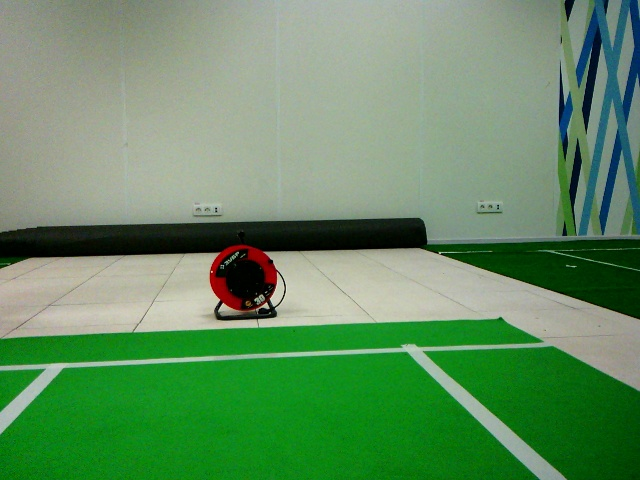
#> input picture sprint_baseline/IMAGE0.jpg, 640 x 480 px; its folder holds only this picture in this run
$ python -i line_detection.py   (imports and definitions only)   (older library calls are emulated)
#> lines starting #> are read from the running program, lines starting #| are printed output that depends on the picture; after the words box and inside, x2 and y2 are one past the last pixel; in counts of white or black regions, pixels touching at a corner belong together
# -*- coding: utf-8 -*-
"""
Created on Fri Feb 22 18:36:21 2019

@author: user
"""
import numpy as np
import cv2
#RG chromaticity
from sprint_baseline import Line,X_DIM,Y_DIM
def turn_to_RG (img):
    (h, w, d) = img.shape

    norm = img.sum(2).astype(float)
    norm [norm == 0] = 5
    turned = ((img.sum(2)/norm.sum(2))*255).astype('uint8')
    return turned

def obtain_color_ratio_mask (img, components, th, bl, use_rg = False):
    sh = img [:, :, 0].shape
    rg = img
    if (use_rg == True):
        rg = turn_to_RG (img)
    smoothed = cv2.blur (rg, (bl, bl))
    needed = img.copy ()
    needed [:, :, 0] = np.full (sh, components [0])
    needed [:, :, 1] = np.full (sh, components [1])
    needed [:, :, 2] = np.full (sh, components [2])
    diff = cv2.absdiff (smoothed, needed)
    dif = diff.sum(0)
    ret, res_mask = cv2.threshold (dif, th, 255, cv2.THRESH_BINARY_INV)
    res_mask = cv2.morphologyEx (res_mask, cv2.MORPH_ERODE, np.ones ((int (bl), int (bl)), np.uint8))
    res_mask = cv2.morphologyEx (res_mask, cv2.MORPH_CLOSE, np.ones ((int (bl), int (bl)), np.uint8))
    res = cv2.bitwise_and (img, img, mask = res_mask)
    return res, res_mask
    #return diff

def erase_little_parts (mask, area_th, hei_th, wid_th):
    result = np.array (mask)
    output = cv2.connectedComponentsWithStats (mask, 8, cv2.CV_32S)
    labels       = output      [1]
    stats        = output      [2]
    sz           = stats.shape [0]
    for label_num in range (0, sz - 1):
        if (stats [label_num, cv2.CC_STAT_AREA]   < area_th or
            stats [label_num, cv2.CC_STAT_WIDTH]  < wid_th  or
            stats [label_num, cv2.CC_STAT_HEIGHT] < hei_th):
            result [labels == label_num] = 0
    return result

def getLines (img):

    field, f_mask = obtain_color_ratio_mask (img, (60, 180, 10), 170, 61, use_rg = True)
    field2, f2_mask = obtain_color_ratio_mask (img, (60, 180, 10), 170, 5, use_rg = True)
    f2_mask_inv = cv2.bitwise_not (f2_mask)
    field_cut = cv2.bitwise_and (field, field, mask = f2_mask_inv)
    field_cut_resized = cv2.resize (field_cut, (X_DIM,Y_DIM))
    gray = cv2.cvtColor(field_cut_resized,cv2.COLOR_BGR2GRAY)#I use only field_cut_resized
    kernel_size = 5
    blur_gray = cv2.GaussianBlur(gray,(kernel_size, kernel_size),0)
    low_threshold = 50
    high_threshold = 150
    edges = cv2.Canny (blur_gray, low_threshold, high_threshold)
    rho = 1  # distance resolution in pixels of the Hough grid
    theta = np.pi / 180  # angular resolution in radians of the Hough grid
    threshold = 45  # minimum number of votes (intersections in Hough grid cell)
    min_line_length = 100  # minimum number of pixels making up a line
    max_line_gap = 60  # maximum gap in pixels between connectable line segments
    # Run Hough on edge detected image
    # Output "lines" is an array containing endpoints of detected line segments
    lines = cv2.HoughLinesP(edges, rho, theta, threshold, np.array([]),
                        min_line_length, max_line_gap)
    answer=[]
    for line in lines:
        x1,y1,x2,y2=line
        k=(y2-y1)/(x2-x1)
        b=(y1*x2-x1*y2)/(x2-x1)
        x_min=min(x1,x2)
        x_max=max(x1,x2)
        answer.append(Line(k,b,x_min,x_max))
    return answer

>>> import cv2
>>> picture = cv2.imread('IMAGE0.jpg')
#> picture is the input picture: shape (480, 640, 3); mean B, G, R 98.7, 141.9, 99.5
>>> result = getLines(picture)
#> in turn_to_RG, `norm = img.sum(2).astype(float)`:
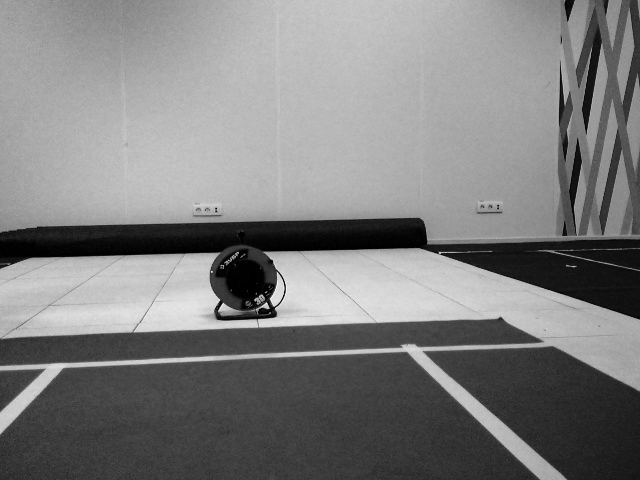
#> norm: shape (480, 640) float64; min 0, max 682, mean 340.2; drawn with min black and max white
#> in turn_to_RG, `norm [norm == 0] = 5`: norm: shape (480, 640) float64; 0.01% of pixels changed, all inside (x1, y1, x2, y2) = (16, 245, 414, 297)
#> (the run stopped early here; a loop or call above may not have finished)

$ run again, on sprint_baseline/IMAGE3.jpg
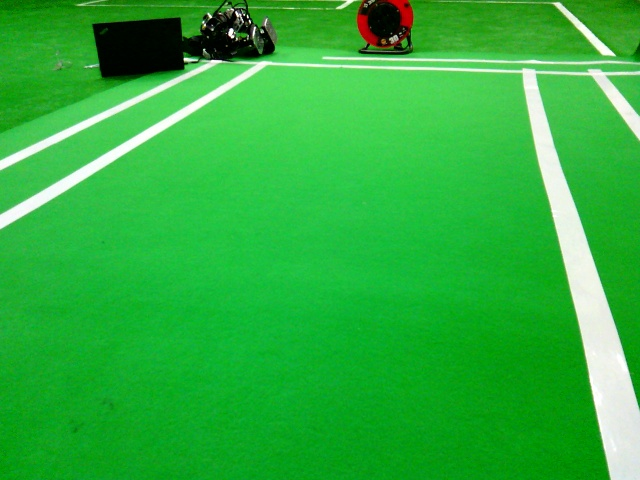
#> input picture sprint_baseline/IMAGE3.jpg, 640 x 480 px
#> picture is the input picture: shape (480, 640, 3); mean B, G, R 59.4, 176.8, 44.4
#> in turn_to_RG, `norm = img.sum(2).astype(float)`:
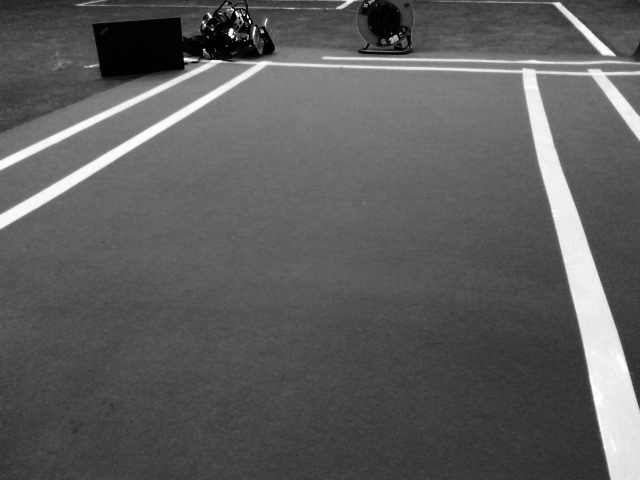
#> norm: shape (480, 640) float64; min 0, max 765, mean 280.6; drawn with min black and max white

$ run again, on sprint_baseline/IMAGE8.jpg
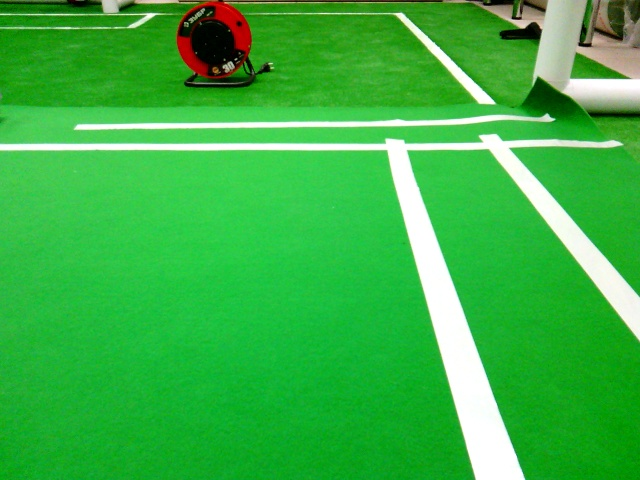
#> input picture sprint_baseline/IMAGE8.jpg, 640 x 480 px
#> picture is the input picture: shape (480, 640, 3); mean B, G, R 67.2, 179.7, 57
#> in turn_to_RG, `norm = img.sum(2).astype(float)`:
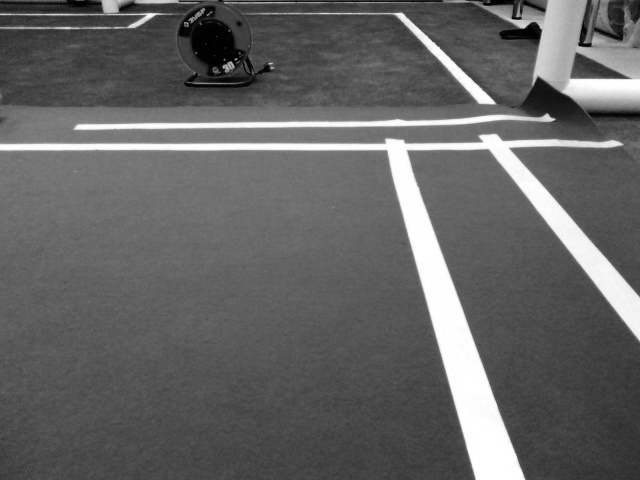
#> norm: shape (480, 640) float64; min 0, max 765, mean 303.9; drawn with min black and max white
